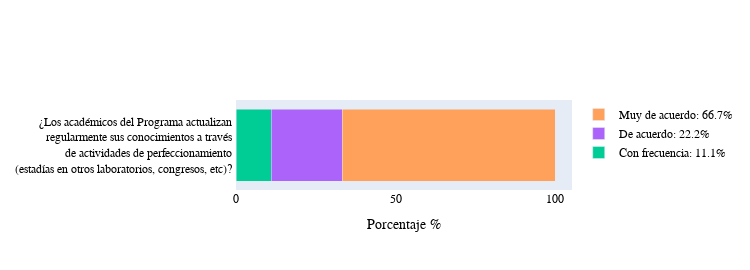

Here is the notebook cell this chart was saved with:
### Code cell
opinion_update(path_file_sorted)

### Figure 1 — Plotly figure (JSON) as saved in the notebook; plotly's stock layout.template omitted (floating-point values rounded to 4 significant figures)
{"data": [{"name": "1", "orientation": "h", "type": "bar", "x": [], "y": ["¿Los académicos del Programa actualizan <br> regularmente sus conocimientos a través <br> de actividades de perfeccionamiento <br> (estadías en otros laboratorios, congresos, etc)? "]}, {"name": "2: 4%", "orientation": "h", "type": "bar", "x": [], "y": ["¿Los académicos del Programa actualizan <br> regularmente sus conocimientos a través <br> de actividades de perfeccionamiento <br> (estadías en otros laboratorios, congresos, etc)? "]}, {"name": "Con frecuencia: 11.1%", "orientation": "h", "type": "bar", "x": [11.1], "y": ["¿Los académicos del Programa actualizan <br> regularmente sus conocimientos a través <br> de actividades de perfeccionamiento <br> (estadías en otros laboratorios, congresos, etc)? "]}, {"name": "De acuerdo: 22.2%", "orientation": "h", "type": "bar", "x": [22.2], "y": ["¿Los académicos del Programa actualizan <br> regularmente sus conocimientos a través <br> de actividades de perfeccionamiento <br> (estadías en otros laboratorios, congresos, etc)? "]}, {"name": "Muy de acuerdo: 66.7%", "orientation": "h", "type": "bar", "x": [66.7], "y": ["¿Los académicos del Programa actualizan <br> regularmente sus conocimientos a través <br> de actividades de perfeccionamiento <br> (estadías en otros laboratorios, congresos, etc)? "]}], "layout": {"barmode": "stack", "font": {"color": "black", "family": "Rockwell", "size": 12}, "height": 270, "legend": {"title": {"font": {"color": "green"}}}, "title": {"font": {"color": "black", "family": "Rockwell", "size": 12}, "text": ""}, "width": 750, "xaxis": {"title": {"text": "Porcentaje %"}}}}
